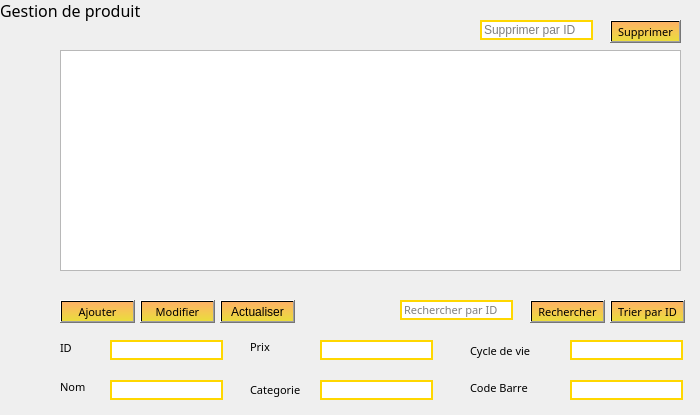
    <widget class="QWidget" name="tab">
     <attribute name="title">
      <string>Gestion de Produits</string>
     </attribute>
     <widget class="QLineEdit" name="lineEdit_prix">
      <property name="geometry">
       <rect>
        <x>320</x>
        <y>340</y>
        <width>113</width>
        <height>20</height>
       </rect>
      </property>
      <property name="styleSheet">
       <string notr="true">border:2px solid gold;</string>
      </property>
     </widget>
     <widget class="QLabel" name="label_11">
      <property name="geometry">
       <rect>
        <x>470</x>
        <y>380</y>
        <width>81</width>
        <height>16</height>
       </rect>
      </property>
      <property name="font">
       <font>
        <family>MV Boli</family>
        <pointsize>8</pointsize>
        <weight>50</weight>
        <italic>false</italic>
        <bold>false</bold>
       </font>
      </property>
      <property name="styleSheet">
       <string notr="true"/>
      </property>
      <property name="text">
       <string>Code Barre</string>
      </property>
     </widget>
     <widget class="QLabel" name="label_3">
      <property name="geometry">
       <rect>
        <x>250</x>
        <y>340</y>
        <width>47</width>
        <height>13</height>
       </rect>
      </property>
      <property name="font">
       <font>
        <family>MV Boli</family>
        <pointsize>8</pointsize>
        <weight>50</weight>
        <italic>false</italic>
        <bold>false</bold>
       </font>
      </property>
      <property name="styleSheet">
       <string notr="true"/>
      </property>
      <property name="text">
       <string>Prix</string>
      </property>
     </widget>
     <widget class="QLineEdit" name="lineEdit_codebarre">
      <property name="geometry">
       <rect>
        <x>570</x>
        <y>380</y>
        <width>113</width>
        <height>20</height>
       </rect>
      </property>
      <property name="styleSheet">
       <string notr="true">border:2px solid gold;</string>
      </property>
     </widget>
     <widget class="QLabel" name="label_4">
      <property name="geometry">
       <rect>
        <x>250</x>
        <y>380</y>
        <width>71</width>
        <height>20</height>
       </rect>
      </property>
      <property name="font">
       <font>
        <family>MV Boli</family>
        <pointsize>8</pointsize>
        <weight>50</weight>
        <italic>false</italic>
        <bold>false</bold>
       </font>
      </property>
      <property name="styleSheet">
       <string notr="true"/>
      </property>
      <property name="text">
       <string>Categorie</string>
      </property>
     </widget>
     <widget class="QLabel" name="label">
      <property name="geometry">
       <rect>
        <x>60</x>
        <y>340</y>
        <width>51</width>
        <height>16</height>
       </rect>
      </property>
      <property name="font">
       <font>
        <family>MV Boli</family>
        <pointsize>8</pointsize>
        <weight>50</weight>
        <italic>false</italic>
        <bold>false</bold>
       </font>
      </property>
      <property name="styleSheet">
       <string notr="true"/>
      </property>
      <property name="text">
       <string>ID</string>
      </property>
     </widget>
     <widget class="QLabel" name="label_5">
      <property name="geometry">
       <rect>
        <x>470</x>
        <y>340</y>
        <width>91</width>
        <height>21</height>
       </rect>
      </property>
      <property name="font">
       <font>
        <family>MV Boli</family>
        <pointsize>8</pointsize>
        <weight>50</weight>
        <italic>false</italic>
        <bold>false</bold>
       </font>
      </property>
      <property name="styleSheet">
       <string notr="true"/>
      </property>
      <property name="text">
       <string>Cycle de vie</string>
      </property>
     </widget>
     <widget class="QPushButton" name="pushButton_ajouter1">
      <property name="geometry">
       <rect>
        <x>60</x>
        <y>300</y>
        <width>75</width>
        <height>23</height>
       </rect>
      </property>
      <property name="font">
       <font>
        <family>MV Boli</family>
        <pointsize>8</pointsize>
        <weight>50</weight>
        <italic>false</italic>
        <bold>false</bold>
       </font>
      </property>
      <property name="styleSheet">
       <string notr="true">background-color: qlineargradient(spread:pad, x1:0, y1:0, x2:0, y2:1, stop:0 rgba(255, 178, 102, 255), stop:0.974874 rgba(235, 220, 61, 255), stop:0.98 rgba(0, 0, 0, 255), stop:1 rgba(0, 0, 0, 0));
font: 8pt &quot;MV Boli&quot;;/*background-color: qradialgradient(spread:pad, cx:0.5, cy:0.5, radius:1.75, fx:0.5, fy:0.5, stop:0 rgba(255, 235, 235, 206), stop:0.35 rgba(255, 188, 188, 80), stop:0.4 rgba(255, 162, 162, 80), stop:0.425 rgba(255, 132, 132, 156), stop:0.44 rgba(252, 128, 128, 80), stop:1 rgba(255, 255, 255, 0));
color: rgb(255, 255, 255);
border:1px solid gold;*/</string>
      </property>
      <property name="text">
       <string>Ajouter</string>
      </property>
     </widget>
     <widget class="QLineEdit" name="lineEdit_cyclevie">
      <property name="geometry">
       <rect>
        <x>570</x>
        <y>340</y>
        <width>113</width>
        <height>20</height>
       </rect>
      </property>
      <property name="styleSheet">
       <string notr="true">border:2px solid gold;</string>
      </property>
     </widget>
     <widget class="QLineEdit" name="lineEdit_idprod">
      <property name="geometry">
       <rect>
        <x>110</x>
        <y>340</y>
        <width>113</width>
        <height>20</height>
       </rect>
      </property>
      <property name="styleSheet">
       <string notr="true">border:2px solid gold;</string>
      </property>
     </widget>
     <widget class="QLineEdit" name="lineEdit_categorie">
      <property name="geometry">
       <rect>
        <x>320</x>
        <y>380</y>
        <width>113</width>
        <height>20</height>
       </rect>
      </property>
      <property name="styleSheet">
       <string notr="true">border:2px solid gold;</string>
      </property>
     </widget>
     <widget class="QLineEdit" name="lineEdit_nomprod">
      <property name="geometry">
       <rect>
        <x>110</x>
        <y>380</y>
        <width>113</width>
        <height>20</height>
       </rect>
      </property>
      <property name="styleSheet">
       <string notr="true">border:2px solid gold;</string>
      </property>
     </widget>
     <widget class="QLabel" name="label_2">
      <property name="geometry">
       <rect>
        <x>60</x>
        <y>380</y>
        <width>47</width>
        <height>13</height>
       </rect>
      </property>
      <property name="font">
       <font>
        <family>MV Boli</family>
        <pointsize>8</pointsize>
        <weight>50</weight>
        <italic>false</italic>
        <bold>false</bold>
       </font>
      </property>
      <property name="styleSheet">
       <string notr="true"/>
      </property>
      <property name="text">
       <string>Nom</string>
      </property>
     </widget>
     <widget class="QPushButton" name="pushButton_recherche1">
      <property name="geometry">
       <rect>
        <x>530</x>
        <y>300</y>
        <width>75</width>
        <height>23</height>
       </rect>
      </property>
      <property name="font">
       <font>
        <family>MV Boli</family>
        <pointsize>8</pointsize>
        <weight>50</weight>
        <italic>false</italic>
        <bold>false</bold>
       </font>
      </property>
      <property name="styleSheet">
       <string notr="true">/*background-color: qradialgradient(spread:pad, cx:0.5, cy:0.5, radius:1.75, fx:0.5, fy:0.5, stop:0 rgba(255, 235, 235, 206), stop:0.35 rgba(255, 188, 188, 80), stop:0.4 rgba(255, 162, 162, 80), stop:0.425 rgba(255, 132, 132, 156), stop:0.44 rgba(252, 128, 128, 80), stop:1 rgba(255, 255, 255, 0));
color: rgb(255, 255, 255);
border:1px solid gold;*/
background-color: qlineargradient(spread:pad, x1:0, y1:0, x2:0, y2:1, stop:0 rgba(255, 178, 102, 255), stop:0.974874 rgba(235, 220, 61, 255), stop:0.98 rgba(0, 0, 0, 255), stop:1 rgba(0, 0, 0, 0));
font: 8pt &quot;MV Boli&quot;;</string>
      </property>
      <property name="text">
       <string>Rechercher</string>
      </property>
     </widget>
     <widget class="QLineEdit" name="lineEdit_rechercheprod">
      <property name="geometry">
       <rect>
        <x>400</x>
        <y>300</y>
        <width>113</width>
        <height>20</height>
       </rect>
      </property>
      <property name="font">
       <font>
        <family>MV Boli</family>
        <pointsize>8</pointsize>
        <weight>50</weight>
        <italic>false</italic>
        <bold>false</bold>
       </font>
      </property>
      <property name="styleSheet">
       <string notr="true">border:2px solid gold;</string>
      </property>
      <property name="inputMask">
       <string/>
      </property>
      <property name="text">
       <string/>
      </property>
      <property name="frame">
       <bool>true</bool>
      </property>
      <property name="placeholderText">
       <string>Rechercher par ID</string>
      </property>
      <property name="clearButtonEnabled">
       <bool>false</bool>
      </property>
     </widget>
     <widget class="QPushButton" name="pushButton_trier1">
      <property name="geometry">
       <rect>
        <x>610</x>
        <y>300</y>
        <width>75</width>
        <height>23</height>
       </rect>
      </property>
      <property name="font">
       <font>
        <family>MV Boli</family>
        <pointsize>8</pointsize>
        <weight>50</weight>
        <italic>false</italic>
        <bold>false</bold>
       </font>
      </property>
      <property name="styleSheet">
       <string notr="true">/*background-color: qradialgradient(spread:pad, cx:0.5, cy:0.5, radius:1.75, fx:0.5, fy:0.5, stop:0 rgba(255, 235, 235, 206), stop:0.35 rgba(255, 188, 188, 80), stop:0.4 rgba(255, 162, 162, 80), stop:0.425 rgba(255, 132, 132, 156), stop:0.44 rgba(252, 128, 128, 80), stop:1 rgba(255, 255, 255, 0));
color: rgb(255, 255, 255);
border:1px solid gold;*/
background-color: qlineargradient(spread:pad, x1:0, y1:0, x2:0, y2:1, stop:0 rgba(255, 178, 102, 255), stop:0.974874 rgba(235, 220, 61, 255), stop:0.98 rgba(0, 0, 0, 255), stop:1 rgba(0, 0, 0, 0));
font: 8pt &quot;MV Boli&quot;;</string>
      </property>
      <property name="text">
       <string>Trier par ID</string>
      </property>
     </widget>
     <widget class="QTableView" name="tabproduit">
      <property name="geometry">
       <rect>
        <x>60</x>
        <y>50</y>
        <width>621</width>
        <height>221</height>
       </rect>
      </property>
      <property name="styleSheet">
       <string notr="true">/*background-color: qradialgradient(spread:pad, cx:0.499807, cy:0.489, radius:2.5, fx:0.499, fy:0.488909, stop:0.0795455 rgba(255, 255, 255,255), stop:0.6 rgba(100, 130, 255, 255));
border: 1px solid gold;*/</string>
      </property>
     </widget>
     <widget class="QPushButton" name="pushButton_modifier1">
      <property name="geometry">
       <rect>
        <x>140</x>
        <y>300</y>
        <width>75</width>
        <height>23</height>
       </rect>
      </property>
      <property name="font">
       <font>
        <family>MV Boli</family>
        <pointsize>8</pointsize>
        <weight>50</weight>
        <italic>false</italic>
        <bold>false</bold>
       </font>
      </property>
      <property name="styleSheet">
       <string notr="true">/*border:1px solid gold;
background-color: qradialgradient(spread:pad, cx:0.5, cy:0.5, radius:1.75, fx:0.5, fy:0.5, stop:0 rgba(255, 235, 235, 206), stop:0.35 rgba(255, 188, 188, 80), stop:0.4 rgba(255, 162, 162, 80), stop:0.425 rgba(255, 132, 132, 156), stop:0.44 rgba(252, 128, 128, 80), stop:1 rgba(255, 255, 255, 0));
color: rgb(255, 255, 255);*/
background-color: qlineargradient(spread:pad, x1:0, y1:0, x2:0, y2:1, stop:0 rgba(255, 178, 102, 255), stop:0.974874 rgba(235, 220, 61, 255), stop:0.98 rgba(0, 0, 0, 255), stop:1 rgba(0, 0, 0, 0));
font: 8pt &quot;MV Boli&quot;;</string>
      </property>
      <property name="text">
       <string>Modifier</string>
      </property>
     </widget>
     <widget class="QPushButton" name="pushButton_supp1">
      <property name="geometry">
       <rect>
        <x>610</x>
        <y>20</y>
        <width>71</width>
        <height>23</height>
       </rect>
      </property>
      <property name="font">
       <font>
        <family>MV Boli</family>
        <pointsize>8</pointsize>
        <weight>50</weight>
        <italic>false</italic>
        <bold>false</bold>
       </font>
      </property>
      <property name="styleSheet">
       <string notr="true">/*border:1px solid gold;background-color: qradialgradient(spread:pad, cx:0.5, cy:0.5, radius:1.75, fx:0.5, fy:0.5, stop:0 rgba(255, 235, 235, 206), stop:0.35 rgba(255, 188, 188, 80), stop:0.4 rgba(255, 162, 162, 80), stop:0.425 rgba(255, 132, 132, 156), stop:0.44 rgba(252, 128, 128, 80), stop:1 rgba(255, 255, 255, 0));
color: rgb(255, 255, 255);
*/
background-color: qlineargradient(spread:pad, x1:0, y1:0, x2:0, y2:1, stop:0 rgba(255, 178, 102, 255), stop:0.974874 rgba(235, 220, 61, 255), stop:0.98 rgba(0, 0, 0, 255), stop:1 rgba(0, 0, 0, 0));
font: 8pt &quot;MV Boli&quot;;</string>
      </property>
      <property name="text">
       <string>Supprimer</string>
      </property>
     </widget>
     <widget class="QLineEdit" name="lineEdit_suppnom">
      <property name="geometry">
       <rect>
        <x>480</x>
        <y>20</y>
        <width>113</width>
        <height>20</height>
       </rect>
      </property>
      <property name="styleSheet">
       <string notr="true">border:2px solid gold;</string>
      </property>
      <property name="placeholderText">
       <string>Supprimer par ID</string>
      </property>
     </widget>
     <widget class="QLabel" name="label_8">
      <property name="geometry">
       <rect>
        <x>-10</x>
        <y>-10</y>
        <width>191</width>
        <height>51</height>
       </rect>
      </property>
      <property name="text">
       <string/>
      </property>
      <property name="pixmap">
       <pixmap>../../Downloads/super v2.0/1.png</pixmap>
      </property>
     </widget>
     <widget class="QLabel" name="label_9">
      <property name="geometry">
       <rect>
        <x>10</x>
        <y>0</y>
        <width>131</width>
        <height>20</height>
       </rect>
      </property>
      <property name="font">
       <font>
        <family>MV Boli</family>
        <pointsize>8</pointsize>
        <weight>50</weight>
        <italic>false</italic>
        <bold>false</bold>
       </font>
      </property>
      <property name="text">
       <string/>
      </property>
     </widget>
     <widget class="QLabel" name="label_10">
      <property name="geometry">
       <rect>
        <x>0</x>
        <y>0</y>
        <width>151</width>
        <height>21</height>
       </rect>
      </property>
      <property name="font">
       <font>
        <family>MV Boli</family>
        <pointsize>12</pointsize>
        <weight>50</weight>
        <italic>false</italic>
        <bold>false</bold>
       </font>
      </property>
      <property name="styleSheet">
       <string notr="true">font: 12pt &quot;MV Boli&quot;;</string>
      </property>
      <property name="text">
       <string>Gestion de produit</string>
      </property>
     </widget>
     <widget class="QLabel" name="label_6">
      <property name="geometry">
       <rect>
        <x>70</x>
        <y>60</y>
        <width>621</width>
        <height>221</height>
       </rect>
      </property>
      <property name="text">
       <string/>
      </property>
      <property name="pixmap">
       <pixmap>../../Downloads/super v2.0/blue.png</pixmap>
      </property>
     </widget>
     <widget class="QLabel" name="label_13">
      <property name="geometry">
       <rect>
        <x>330</x>
        <y>350</y>
        <width>111</width>
        <height>16</height>
       </rect>
      </property>
      <property name="text">
       <string/>
      </property>
      <property name="pixmap">
       <pixmap>../../Downloads/super v2.0/blue.png</pixmap>
      </property>
     </widget>
     <widget class="QLabel" name="label_14">
      <property name="geometry">
       <rect>
        <x>580</x>
        <y>350</y>
        <width>111</width>
        <height>16</height>
       </rect>
      </property>
      <property name="text">
       <string/>
      </property>
      <property name="pixmap">
       <pixmap>../../Downloads/super v2.0/blue.png</pixmap>
      </property>
     </widget>
     <widget class="QLabel" name="label_15">
      <property name="geometry">
       <rect>
        <x>580</x>
        <y>390</y>
        <width>111</width>
        <height>16</height>
       </rect>
      </property>
      <property name="text">
       <string/>
      </property>
      <property name="pixmap">
       <pixmap>../../Downloads/super v2.0/blue.png</pixmap>
      </property>
     </widget>
     <widget class="QLabel" name="label_16">
      <property name="geometry">
       <rect>
        <x>330</x>
        <y>390</y>
        <width>111</width>
        <height>16</height>
       </rect>
      </property>
      <property name="text">
       <string/>
      </property>
      <property name="pixmap">
       <pixmap>../../Downloads/super v2.0/blue.png</pixmap>
      </property>
     </widget>
     <widget class="QLabel" name="label_17">
      <property name="geometry">
       <rect>
        <x>120</x>
        <y>390</y>
        <width>111</width>
        <height>16</height>
       </rect>
      </property>
      <property name="text">
       <string/>
      </property>
      <property name="pixmap">
       <pixmap>../../Downloads/super v2.0/blue.png</pixmap>
      </property>
     </widget>
     <widget class="QLabel" name="label_18">
      <property name="geometry">
       <rect>
        <x>120</x>
        <y>350</y>
        <width>111</width>
        <height>16</height>
       </rect>
      </property>
      <property name="text">
       <string/>
      </property>
      <property name="pixmap">
       <pixmap>../../Downloads/super v2.0/blue.png</pixmap>
      </property>
     </widget>
     <widget class="QLabel" name="label_24">
      <property name="geometry">
       <rect>
        <x>490</x>
        <y>30</y>
        <width>111</width>
        <height>16</height>
       </rect>
      </property>
      <property name="text">
       <string/>
      </property>
      <property name="pixmap">
       <pixmap>../../Downloads/super v2.0/blue.png</pixmap>
      </property>
     </widget>
     <widget class="QLabel" name="label_25">
      <property name="geometry">
       <rect>
        <x>410</x>
        <y>310</y>
        <width>111</width>
        <height>16</height>
       </rect>
      </property>
      <property name="text">
       <string/>
      </property>
      <property name="pixmap">
       <pixmap>../../Downloads/super v2.0/blue.png</pixmap>
      </property>
     </widget>
     <widget class="QPushButton" name="pushButton">
      <property name="geometry">
       <rect>
        <x>220</x>
        <y>300</y>
        <width>75</width>
        <height>23</height>
       </rect>
      </property>
      <property name="styleSheet">
       <string notr="true">/*background-color: qradialgradient(spread:pad, cx:0.5, cy:0.5, radius:1.75, fx:0.5, fy:0.5, stop:0 rgba(255, 235, 235, 206), stop:0.35 rgba(255, 188, 188, 80), stop:0.4 rgba(255, 162, 162, 80), stop:0.425 rgba(255, 132, 132, 156), stop:0.44 rgba(252, 128, 128, 80), stop:1 rgba(255, 255, 255, 0));
color: rgb(255, 255, 255);
border:1px solid gold;*/
background-color: qlineargradient(spread:pad, x1:0, y1:0, x2:0, y2:1, stop:0 rgba(255, 178, 102, 255), stop:0.974874 rgba(235, 220, 61, 255), stop:0.98 rgba(0, 0, 0, 255), stop:1 rgba(0, 0, 0, 0));
font: 8pt &quot;MV Boli&quot;;</string>
      </property>
      <property name="text">
       <string>Actualiser</string>
      </property>
     </widget>
     <zorder>label_25</zorder>
     <zorder>label_24</zorder>
     <zorder>label_18</zorder>
     <zorder>label_17</zorder>
     <zorder>label_16</zorder>
     <zorder>label_15</zorder>
     <zorder>label_14</zorder>
     <zorder>label_13</zorder>
     <zorder>label_6</zorder>
     <zorder>lineEdit_rechercheprod</zorder>
     <zorder>pushButton_recherche1</zorder>
     <zorder>tabproduit</zorder>
     <zorder>pushButton_trier1</zorder>
     <zorder>lineEdit_prix</zorder>
     <zorder>label_11</zorder>
     <zorder>label_3</zorder>
     <zorder>lineEdit_codebarre</zorder>
     <zorder>label_4</zorder>
     <zorder>label</zorder>
     <zorder>label_5</zorder>
     <zorder>pushButton_ajouter1</zorder>
     <zorder>lineEdit_cyclevie</zorder>
     <zorder>lineEdit_idprod</zorder>
     <zorder>lineEdit_categorie</zorder>
     <zorder>lineEdit_nomprod</zorder>
     <zorder>label_2</zorder>
     <zorder>pushButton_modifier1</zorder>
     <zorder>pushButton_supp1</zorder>
     <zorder>lineEdit_suppnom</zorder>
     <zorder>label_8</zorder>
     <zorder>label_9</zorder>
     <zorder>label_10</zorder>
     <zorder>pushButton</zorder>
    </widget>
